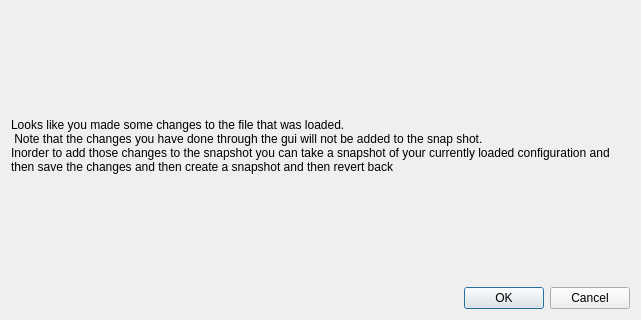
<?xml version="1.0" encoding="UTF-8"?>
<ui version="4.0">
 <class>Dialog</class>
 <widget class="QDialog" name="Dialog">
  <property name="geometry">
   <rect>
    <x>0</x>
    <y>0</y>
    <width>641</width>
    <height>320</height>
   </rect>
  </property>
  <property name="windowTitle">
   <string>Dialog</string>
  </property>
  <layout class="QGridLayout" name="gridLayout">
   <item row="0" column="0">
    <layout class="QVBoxLayout" name="verticalLayout">
     <item>
      <widget class="QLabel" name="label">
       <property name="text">
        <string>Looks like you made some changes to the file that was loaded.
 Note that the changes you have done through the gui will not be added to the snap shot.
Inorder to add those changes to the snapshot you can take a snapshot of your currently loaded configuration and then save the changes and then create a snapshot and then revert back</string>
       </property>
       <property name="wordWrap">
        <bool>true</bool>
       </property>
      </widget>
     </item>
    </layout>
   </item>
   <item row="1" column="0">
    <widget class="QDialogButtonBox" name="buttonBox">
     <property name="orientation">
      <enum>Qt::Horizontal</enum>
     </property>
     <property name="standardButtons">
      <set>QDialogButtonBox::Cancel|QDialogButtonBox::Ok</set>
     </property>
    </widget>
   </item>
  </layout>
 </widget>
 <resources/>
 <connections>
  <connection>
   <sender>buttonBox</sender>
   <signal>accepted()</signal>
   <receiver>Dialog</receiver>
   <slot>accept()</slot>
   <hints>
    <hint type="sourcelabel">
     <x>248</x>
     <y>254</y>
    </hint>
    <hint type="destinationlabel">
     <x>157</x>
     <y>274</y>
    </hint>
   </hints>
  </connection>
  <connection>
   <sender>buttonBox</sender>
   <signal>rejected()</signal>
   <receiver>Dialog</receiver>
   <slot>reject()</slot>
   <hints>
    <hint type="sourcelabel">
     <x>316</x>
     <y>260</y>
    </hint>
    <hint type="destinationlabel">
     <x>286</x>
     <y>274</y>
    </hint>
   </hints>
  </connection>
 </connections>
</ui>
